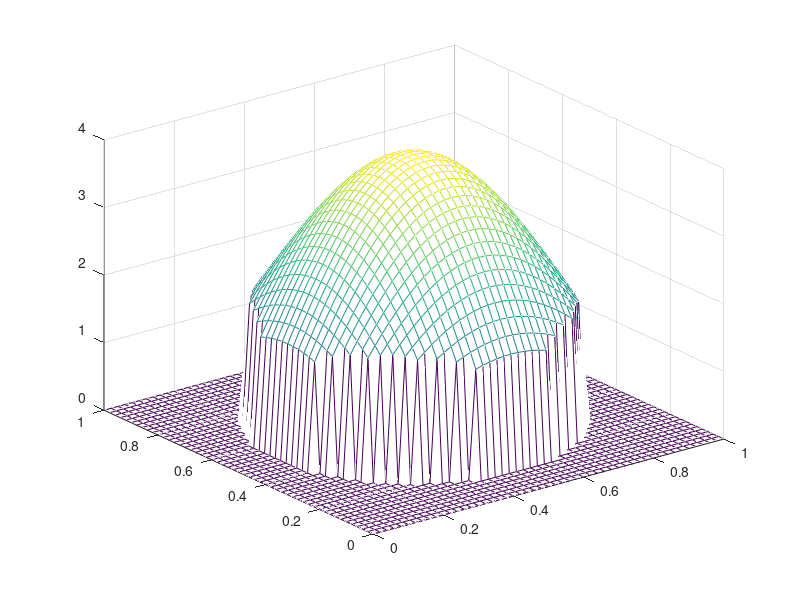

This figure's MATLAB source: (Note: this script raises an error after producing the figure.)
thet = 0.9;  % thet in (0,1)
n1 = 50; sau1 = 1/n1; m1 = 50; tau1 = 1/m1; % m1=n1
s1 = (0:sau1:1)'; t1 = 0:tau1:1;
n2 = 50; sau2 = 1/n2;m2 = 50; tau2 = 1/m2; % n2 = m2;
s2 = (0:sau2:1)'; t2 = 0:tau2:1;
K = zeros((n1+1)*(n2+1),(m1+1)*(m2+1));
for i = 1:n1+1
    for j = 1:n2+1
        KK =  sin(pi*(s1(i)-t1').^2).*sin(pi*(s2(j)-t2).^2);
        KK = diag([1/2,ones(1,m1-1),1/2])*KK*diag([1/2,ones(1,m2-1),1/2]);
        K(i+(j-1)*(n2+1),:) = reshape(KK,1,(m1+1)*(m2+1));
    end
end
A = tau1*tau2*K;
xx_real = ((t1'-1/2).^2+(t2-1/2).^2<=9/64).*(4*sin(pi*t1').*sin(pi*t2)); %good
[T1,T2] = meshgrid(t1',t2);
figure(1); mesh(T2,T1,xx_real);
x_real =  reshape(xx_real,(m1+1)*(m2+1),1);
y_real = A*x_real; y_real = reshape(y_real,(n1+1)*(n2+1),1);
noise = (2*rand(size(y))-1);save('noise','noise');